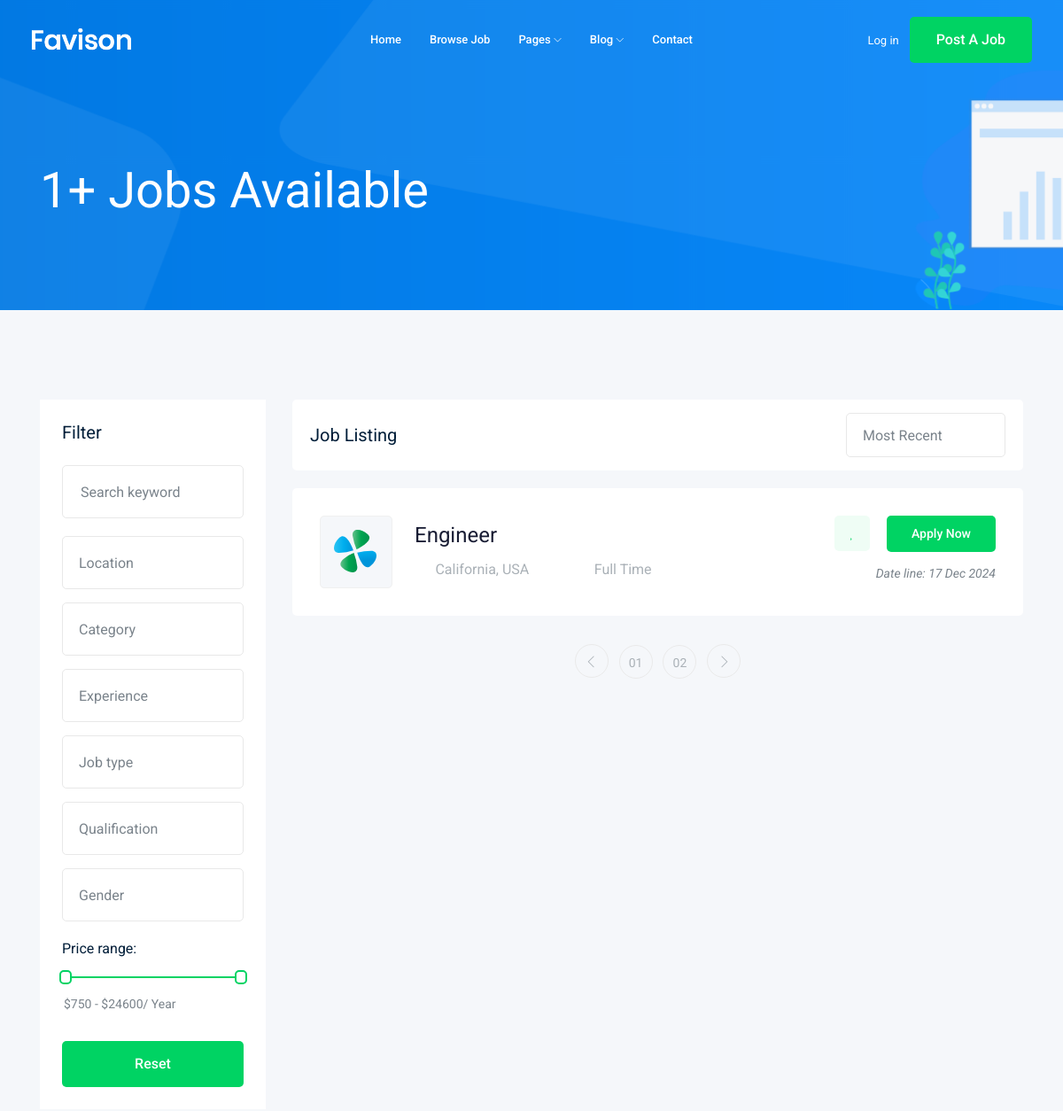
The page /Job/ (upper part) on the database as committed earlier.
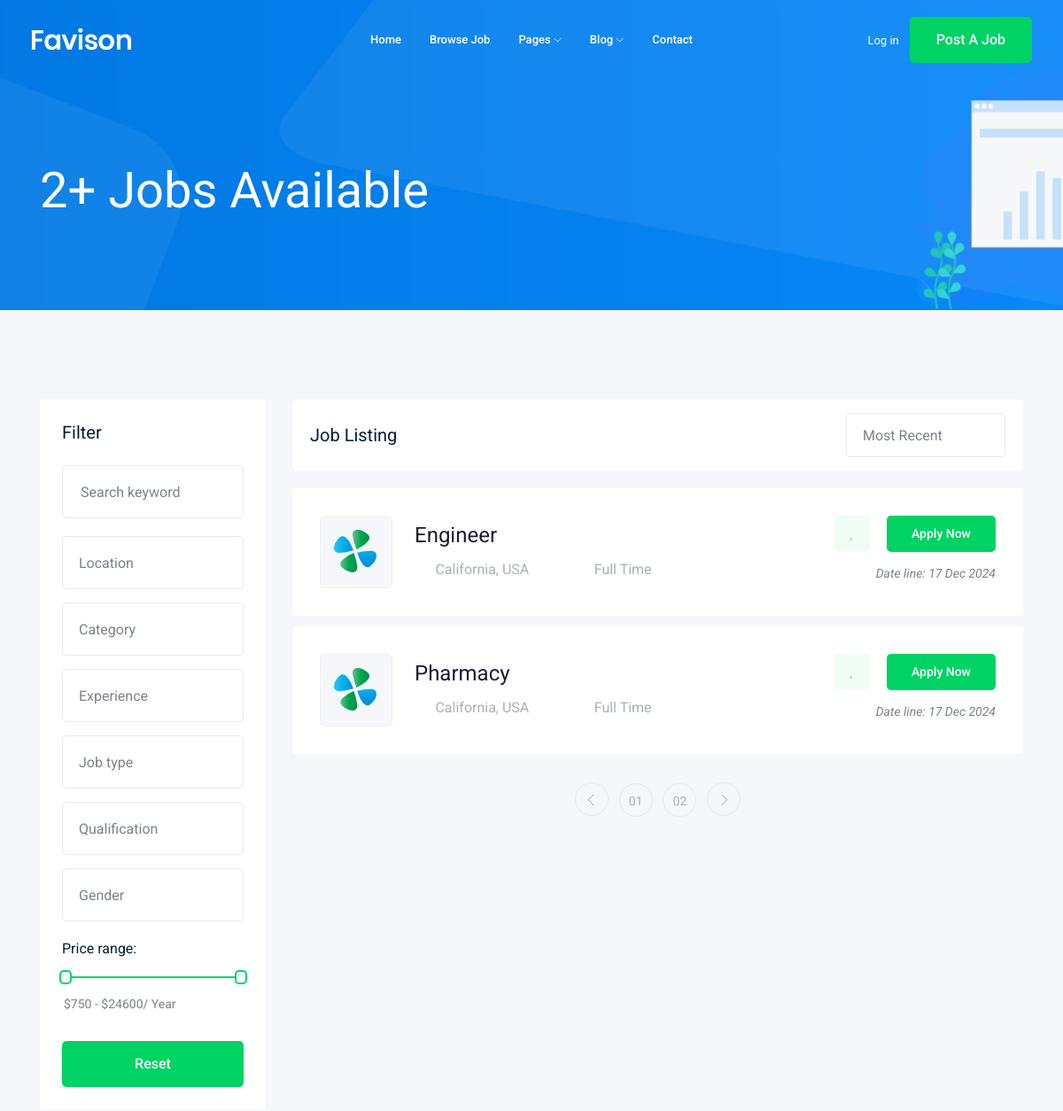
The same page on the database as committed later.
### job/models.py (models this page shows, shortened)
class Job(models.Model):
    name = models.CharField(max_length= 100)
    job_description = models.TextField(max_length= 1000)
    published_on = models.DateTimeField(auto_now= True)
    vacancy = models.CharField(max_length= 15, choices= JOB_TYPE)
    salary = models.IntegerField(default= 0)
    category = models.ForeignKey('Category', on_delete= models.CASCADE)
    image = models.ImageField(upload_to= Image_Upload)
    experience = models.IntegerField(default= 1)

### job/views.py (the view)
# urls.py: path('', views.Job_type),
def Job_type(request):
    jobs = Job.objects.all()
    context = {'jobs' : jobs}
    return render(request, 'job/job_type.html' , context)

### job/templates/job/job_type.html (shortened to what the changed rows need)
{% extends 'base.html'%}
{% block body %}
    <div class="bradcam_area bradcam_bg_1">
        <div class="container">
            <div class="row">
                <div class="col-xl-12">
                    <div class="bradcam_text">
                        <h3>{{jobs.count}}+ Jobs Available</h3>
                    </div>
                </div>
            </div>
        </div>
    </div>
    <div class="job_listing_area plus_padding">
        <div class="container">
            <div class="row">
                <div class="col-lg-9">
                    <div class="job_lists m-0">
                        <div class="row">
                            {%for job in jobs%}
                            <div class="col-lg-12 col-md-12">
                                <div class="single_jobs white-bg d-flex justify-content-between">
                                    <div class="jobs_left d-flex align-items-center">
                                        <div class="thumb">
                                            <img src="img/svg_icon/1.svg" alt="">
                                        </div>
                                        <div class="jobs_conetent">
                                            <a href="{%url 'jobs:job' job.id%}"><h4>{{job.name}}</h4></a>
                                            <div class="links_locat d-flex align-items-center">
                                                <div class="location">
                                                    <p> <i class="fa fa-map-marker"></i> California, USA</p>
                                                </div>
                                                <div class="location">
                                                    <p> <i class="fa fa-clock-o"></i> {{job.vacancy}}</p>
                                                </div>
                                            </div>
                                        </div>
                                    </div>
                                    <div class="jobs_right">
                                        <div class="apply_now">
                                            <a class="heart_mark" href="#"> <i class="fa fa-heart"></i> </a>
                                            <a href="{%url 'jobs:job' job.id%}" class="boxed-btn3">Apply Now</a>
                                        </div>
                                        <div class="date">
                                            <p>Date line: {{job.published_on|date:'d M o'}}</p>
                                        </div>
                                    </div>
                                </div>
                            </div>
                            {% endfor %}
                        </div>
                    </div>
                </div>
            </div>
        </div>
    </div>
{% endblock body %}

Rows that differ between the two databases and show on the page:
added Job: name "Pharmacy", vacancy "Full Time", published_on "17 Dec 2024"
Other text that changed with them:
{{ jobs.count }}: "1" → "2"
